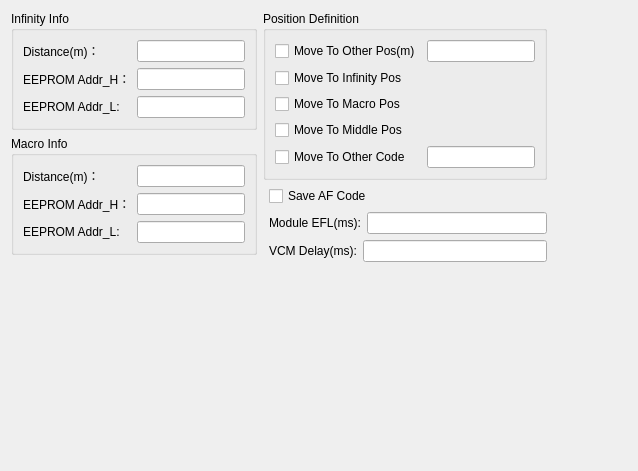
<?xml version="1.0" encoding="UTF-8"?>
<ui version="4.0">
 <class>ConfWidget</class>
 <widget class="QWidget" name="ConfWidget">
  <property name="geometry">
   <rect>
    <x>0</x>
    <y>0</y>
    <width>638</width>
    <height>471</height>
   </rect>
  </property>
  <property name="windowTitle">
   <string>Form</string>
  </property>
  <layout class="QGridLayout" name="gridLayout_4">
   <item row="0" column="0" rowspan="2">
    <layout class="QVBoxLayout" name="verticalLayout">
     <item>
      <widget class="QGroupBox" name="groupBox">
       <property name="sizePolicy">
        <sizepolicy hsizetype="Expanding" vsizetype="Fixed">
         <horstretch>0</horstretch>
         <verstretch>0</verstretch>
        </sizepolicy>
       </property>
       <property name="minimumSize">
        <size>
         <width>200</width>
         <height>0</height>
        </size>
       </property>
       <property name="title">
        <string>Infinity Info</string>
       </property>
       <layout class="QGridLayout" name="gridLayout_2">
        <item row="0" column="0">
         <widget class="QLabel" name="label">
          <property name="text">
           <string>Distance(m)：</string>
          </property>
         </widget>
        </item>
        <item row="0" column="1">
         <widget class="QLineEdit" name="lineEditInfinityDistance"/>
        </item>
        <item row="1" column="0">
         <widget class="QLabel" name="label_2">
          <property name="text">
           <string>EEPROM Addr_H：</string>
          </property>
         </widget>
        </item>
        <item row="1" column="1">
         <widget class="QLineEdit" name="lineEditInfiAddrH"/>
        </item>
        <item row="2" column="0">
         <widget class="QLabel" name="label_3">
          <property name="text">
           <string>EEPROM Addr_L:</string>
          </property>
         </widget>
        </item>
        <item row="2" column="1">
         <widget class="QLineEdit" name="lineEditInfiAddrL"/>
        </item>
       </layout>
      </widget>
     </item>
     <item>
      <widget class="QGroupBox" name="groupBox_2">
       <property name="sizePolicy">
        <sizepolicy hsizetype="Expanding" vsizetype="Fixed">
         <horstretch>0</horstretch>
         <verstretch>0</verstretch>
        </sizepolicy>
       </property>
       <property name="minimumSize">
        <size>
         <width>200</width>
         <height>0</height>
        </size>
       </property>
       <property name="title">
        <string>Macro Info</string>
       </property>
       <layout class="QGridLayout" name="gridLayout_3">
        <item row="0" column="0">
         <widget class="QLabel" name="label_5">
          <property name="text">
           <string>Distance(m)：</string>
          </property>
         </widget>
        </item>
        <item row="0" column="1">
         <widget class="QLineEdit" name="lineEditMacroDistance"/>
        </item>
        <item row="1" column="0">
         <widget class="QLabel" name="label_6">
          <property name="text">
           <string>EEPROM Addr_H：</string>
          </property>
         </widget>
        </item>
        <item row="1" column="1">
         <widget class="QLineEdit" name="lineEditMacroAddrH"/>
        </item>
        <item row="2" column="0">
         <widget class="QLabel" name="label_7">
          <property name="text">
           <string>EEPROM Addr_L:</string>
          </property>
         </widget>
        </item>
        <item row="2" column="1">
         <widget class="QLineEdit" name="lineEditMacroAddrL"/>
        </item>
       </layout>
      </widget>
     </item>
     <item>
      <spacer name="verticalSpacer_2">
       <property name="orientation">
        <enum>Qt::Vertical</enum>
       </property>
       <property name="sizeHint" stdset="0">
        <size>
         <width>20</width>
         <height>40</height>
        </size>
       </property>
      </spacer>
     </item>
    </layout>
   </item>
   <item row="0" column="1">
    <layout class="QVBoxLayout" name="verticalLayout_2">
     <item>
      <widget class="QGroupBox" name="groupBox_4">
       <property name="sizePolicy">
        <sizepolicy hsizetype="Expanding" vsizetype="Fixed">
         <horstretch>0</horstretch>
         <verstretch>0</verstretch>
        </sizepolicy>
       </property>
       <property name="title">
        <string>Position Definition</string>
       </property>
       <layout class="QGridLayout" name="gridLayout">
        <item row="1" column="0" colspan="2">
         <widget class="QCheckBox" name="checkBoxMoveInfiPos">
          <property name="text">
           <string>Move To Infinity Pos</string>
          </property>
         </widget>
        </item>
        <item row="0" column="0">
         <widget class="QCheckBox" name="checkBoxMoveOtherPos">
          <property name="text">
           <string>Move To Other Pos(m)</string>
          </property>
         </widget>
        </item>
        <item row="0" column="1">
         <widget class="QLineEdit" name="lineEditMovePos"/>
        </item>
        <item row="2" column="0" colspan="2">
         <widget class="QCheckBox" name="checkBoxMoveMacroPos">
          <property name="text">
           <string>Move To Macro Pos</string>
          </property>
         </widget>
        </item>
        <item row="3" column="0" colspan="2">
         <widget class="QCheckBox" name="checkBoxMoveMiddlePos">
          <property name="text">
           <string>Move To Middle Pos</string>
          </property>
         </widget>
        </item>
        <item row="4" column="0">
         <widget class="QCheckBox" name="checkBoxMoveOtherCode">
          <property name="text">
           <string>Move To Other Code</string>
          </property>
         </widget>
        </item>
        <item row="4" column="1">
         <widget class="QLineEdit" name="lineEditOtherCode"/>
        </item>
       </layout>
      </widget>
     </item>
     <item>
      <layout class="QHBoxLayout" name="horizontalLayout_12">
       <item>
        <spacer name="horizontalSpacer_2">
         <property name="orientation">
          <enum>Qt::Horizontal</enum>
         </property>
         <property name="sizeType">
          <enum>QSizePolicy::Fixed</enum>
         </property>
         <property name="sizeHint" stdset="0">
          <size>
           <width>6</width>
           <height>20</height>
          </size>
         </property>
        </spacer>
       </item>
       <item>
        <layout class="QVBoxLayout" name="verticalLayout_7">
         <item>
          <widget class="QCheckBox" name="checkBoxSaveAFCode">
           <property name="text">
            <string>Save AF Code</string>
           </property>
          </widget>
         </item>
         <item>
          <layout class="QHBoxLayout" name="horizontalLayout_9">
           <item>
            <widget class="QLabel" name="label_10">
             <property name="text">
              <string>Module EFL(ms):</string>
             </property>
            </widget>
           </item>
           <item>
            <widget class="QLineEdit" name="lineEditModuleEFL"/>
           </item>
          </layout>
         </item>
         <item>
          <layout class="QHBoxLayout" name="horizontalLayout_10">
           <item>
            <widget class="QLabel" name="label_11">
             <property name="text">
              <string>VCM Delay(ms):</string>
             </property>
            </widget>
           </item>
           <item>
            <widget class="QLineEdit" name="lineEditVCMDelay"/>
           </item>
          </layout>
         </item>
        </layout>
       </item>
      </layout>
     </item>
    </layout>
   </item>
   <item row="0" column="2">
    <spacer name="horizontalSpacer_4">
     <property name="orientation">
      <enum>Qt::Horizontal</enum>
     </property>
     <property name="sizeHint" stdset="0">
      <size>
       <width>40</width>
       <height>20</height>
      </size>
     </property>
    </spacer>
   </item>
   <item row="1" column="1">
    <spacer name="verticalSpacer">
     <property name="orientation">
      <enum>Qt::Vertical</enum>
     </property>
     <property name="sizeHint" stdset="0">
      <size>
       <width>20</width>
       <height>104</height>
      </size>
     </property>
    </spacer>
   </item>
   <item row="2" column="0">
    <spacer name="verticalSpacer_3">
     <property name="orientation">
      <enum>Qt::Vertical</enum>
     </property>
     <property name="sizeHint" stdset="0">
      <size>
       <width>20</width>
       <height>40</height>
      </size>
     </property>
    </spacer>
   </item>
  </layout>
 </widget>
 <resources/>
 <connections/>
</ui>
